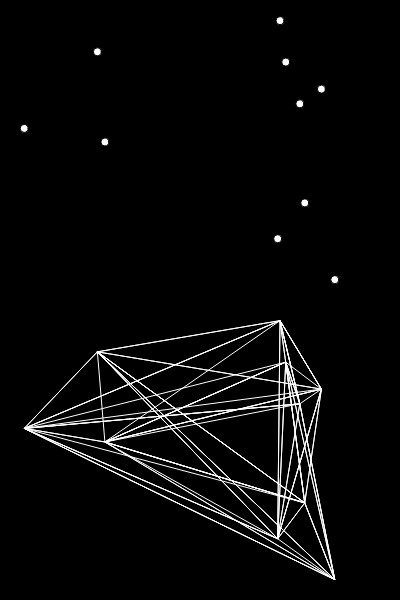
Frame 1 (no input)
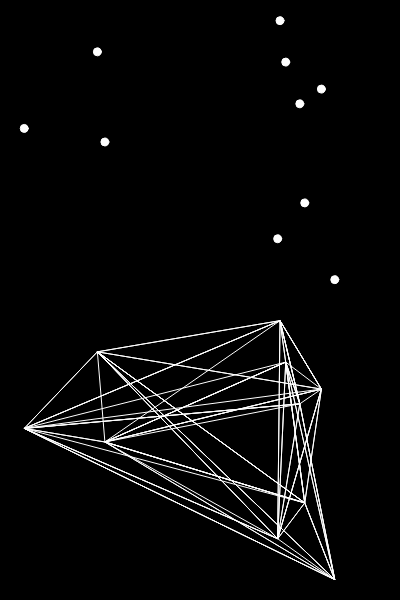
Frame 60 (no input)
Frame 120 (the mouse pressed at the canvas centre since frame 60): identical to frame 60, image omitted

The p5.js sketch that drew these frames (run headless with seeded random() and noise() and a simulated clock; from frame 60 on, the mouse is pressed at the canvas centre):

// p5.js sketch
// ── sketch.js
var cities = [];
var totalCities = 10;

var recordDistance;
var bestEver;

var population = [];
var popTotal = 10;

function setup() {
  createCanvas(400, 600);
  for (var i = 0; i < totalCities; i++) {
    var v = createVector(random(width), random(height / 2));
    cities[i] = v;
  }
  // var d = calcDistance(cities, order);
  // recordDistance = d;
  // bestEver = order.slice();

  for (var i = 0; i < popTotal; i++) {
    population[i] = new DNA();
  }


}

function draw() {
  background(0);
  //frameRate(5);
  fill(255);
  for (var i = 0; i < cities.length; i++) {
    ellipse(cities[i].x, cities[i].y, 8, 8);
  }

  // stroke(255, 0, 255);
  // strokeWeight(4);
  // noFill();
  // beginShape();
  // for (var i = 0; i < order.length; i++) {
  //   var n = bestEver[i];
  //   vertex(cities[n].x, cities[n].y);
  // }
  // endShape();

  translate(0, height / 2);
  stroke(255);
  strokeWeight(1);
  noFill();
  for (var j = 0; j < population.length; j++) {
    beginShape();
    var order = population[j].order;
    for (var i = 0; i < order.length; i++) {
      var n = order[i];
      vertex(cities[n].x, cities[n].y);
    }
    endShape();
  }

  // var d = calcDistance(cities, order);
  // if (d < recordDistance) {
  //   recordDistance = d;
  //   bestEver = order.slice();
  // }
}

function swap(a, i, j) {
  var temp = a[i];
  a[i] = a[j];
  a[j] = temp;
}


function calcDistance(points, order) {
  var sum = 0;
  for (var i = 0; i < order.length - 1; i++) {
    var cityAIndex = order[i];
    var cityA = points[cityAIndex];
    var cityBIndex = order[i + 1];
    var cityB = points[cityBIndex];
    var d = dist(cityA.x, cityA.y, cityB.x, cityB.y);
    sum += d;
  }
  return sum;
}


function DNA() {
  this.order = [];
  for (var i = 0; i < totalCities; i++) {
    this.order[i] = i;
  }
  for (var n = 0; n < 10; n++) {
    var i = floor(random(this.order.length));
    var j = floor(random(this.order.length));
    swap(this.order, i, j);
  }


}
